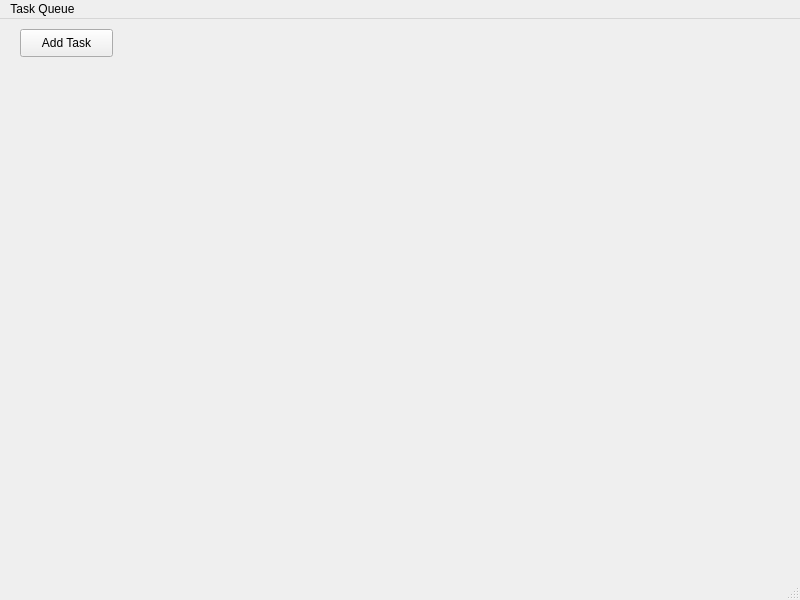
<?xml version="1.0" encoding="UTF-8"?>
<ui version="4.0">
 <class>MainWindow</class>
 <widget class="QMainWindow" name="MainWindow">
  <property name="geometry">
   <rect>
    <x>0</x>
    <y>0</y>
    <width>800</width>
    <height>600</height>
   </rect>
  </property>
  <property name="windowTitle">
   <string>MainWindow</string>
  </property>
  <widget class="QWidget" name="centralwidget">
   <widget class="QPushButton" name="pushButton">
    <property name="geometry">
     <rect>
      <x>20</x>
      <y>10</y>
      <width>93</width>
      <height>28</height>
     </rect>
    </property>
    <property name="text">
     <string>Add Task</string>
    </property>
   </widget>
  </widget>
  <widget class="QMenuBar" name="menubar">
   <property name="geometry">
    <rect>
     <x>0</x>
     <y>0</y>
     <width>800</width>
     <height>26</height>
    </rect>
   </property>
   <widget class="QMenu" name="menuTask_Queue">
    <property name="title">
     <string>Task Queue</string>
    </property>
   </widget>
   <addaction name="menuTask_Queue"/>
  </widget>
  <widget class="QStatusBar" name="statusbar"/>
 </widget>
 <resources/>
 <connections/>
</ui>
